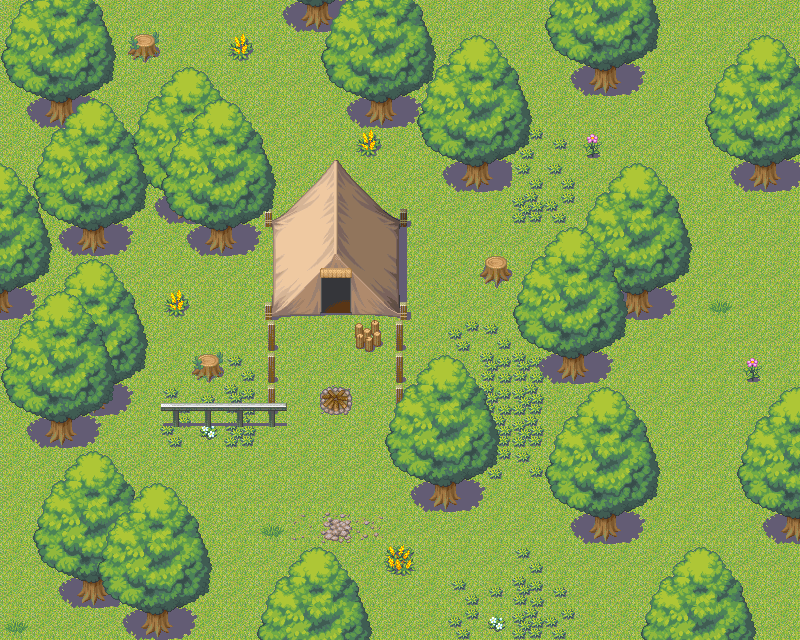

Rendered tile map (Tiled .tmx) drawn with the repository's tilesets; below, a short description and the map source with its tile grids summarised:
An orthogonal 25x20 tile map with 32x32 px tiles, 3 tile layers (Layer 1, Layer 2, Layer 3) and 2 objects (player, tipo_evento).

<map version="1.0" orientation="orthogonal" width="25" height="20" tilewidth="32" tileheight="32">
 <tileset firstgid="1" name="camp" tilewidth="32" tileheight="32">
  <image source="../resources/graphics/tilesets/camp.png" trans="ff00ff" />
 </tileset>
 <layer name="Layer 1" width="25" height="20">
  <data>[500 cells, 500 non-empty, 1 distinct tile ids]</data>
 </layer>
 <layer name="Layer 2" width="25" height="20">
  <data>[500 cells, 292 non-empty, 61 distinct tile ids]</data>
 </layer>
 <layer name="Layer 3" width="25" height="20">
  <data>[500 cells, 143 non-empty, 29 distinct tile ids]</data>
 </layer>
 <objectgroup name="Events" width="25" height="20">
  <object name="jugador" type="player" x="238" y="300">
   <properties>
    <property name="col" value="4" />
    <property name="fil" value="4" />
    <property name="image" value="chara.png" />
   </properties>
  </object>
  <object name="nombre_evento" type="tipo_evento" x="451" y="226" width="80" height="73">
   <properties>
    <property name="grafico" value="chara.png" />
    <property name="id" value="5" />
   </properties>
  </object>
 </objectgroup>
</map>
